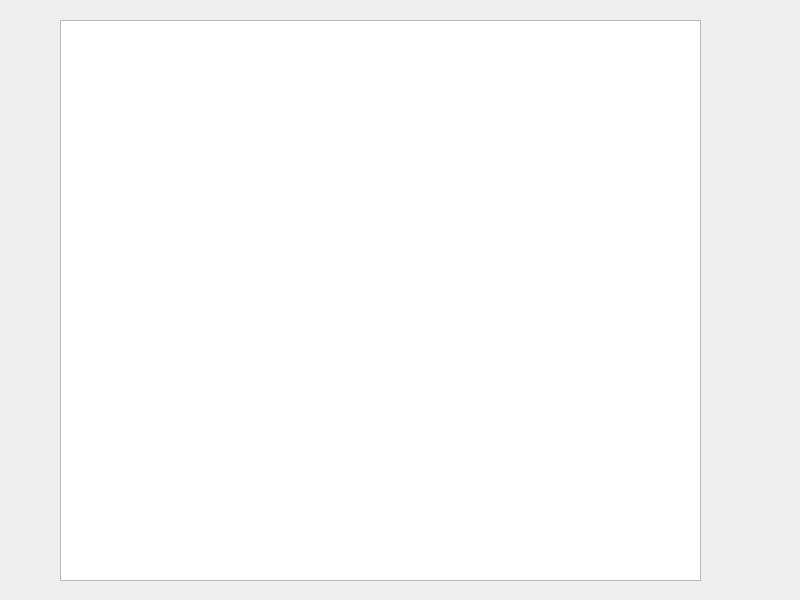
<?xml version="1.0" encoding="UTF-8"?>
<ui version="4.0">
 <class>Widget</class>
 <widget class="QWidget" name="Widget">
  <property name="geometry">
   <rect>
    <x>0</x>
    <y>0</y>
    <width>800</width>
    <height>600</height>
   </rect>
  </property>
  <property name="windowTitle">
   <string>Widget</string>
  </property>
  <widget class="QTextEdit" name="textEdit">
   <property name="geometry">
    <rect>
     <x>60</x>
     <y>20</y>
     <width>641</width>
     <height>561</height>
    </rect>
   </property>
  </widget>
 </widget>
 <resources/>
 <connections/>
</ui>
